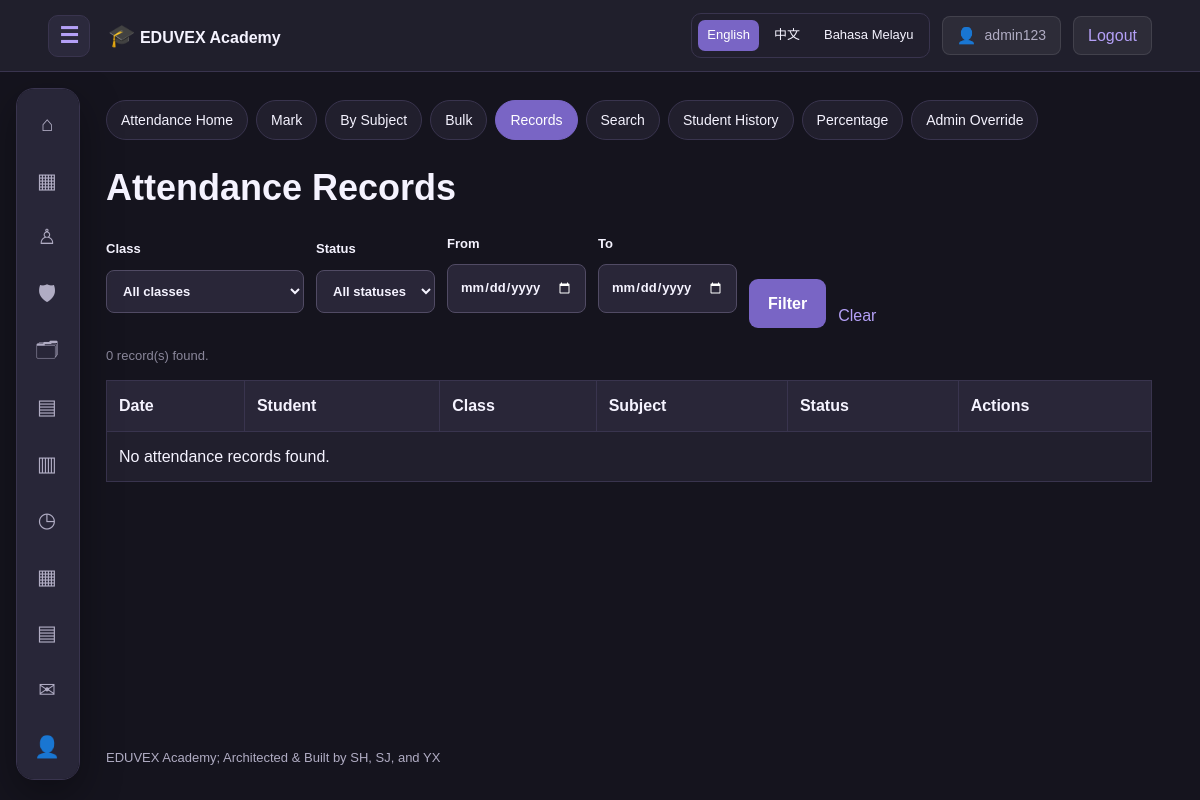
The page /attendance/view_attendance.php (signed in) on the database as committed earlier.
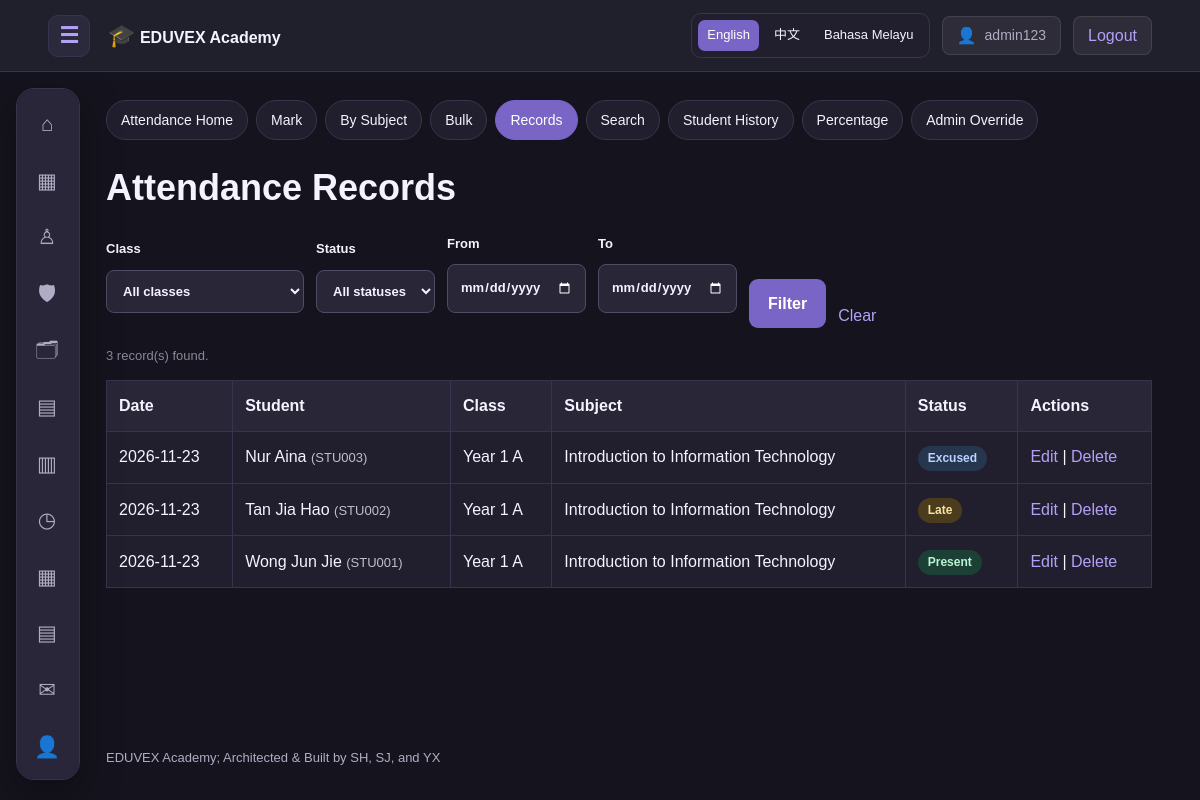
The same page on the database as committed later.
### tables this page shows
CREATE TABLE IF NOT EXISTS attendance_records (
    attendance_id VARCHAR(12) PRIMARY KEY,
    student_id VARCHAR(12) NOT NULL,
    class_id VARCHAR(12) NOT NULL,
    `date` DATE NOT NULL,

    status ENUM(
        'Present',
        'Absent',
        'Late',
        'Excused'
    ) NOT NULL,

    schedule_id VARCHAR(12),
    marked_by_staff_id VARCHAR(12),
    marked_at TIMESTAMP DEFAULT CURRENT_TIMESTAMP,

    UNIQUE KEY uq_student_class_date (
        student_id,
        class_id,
        `date`
    ),

    INDEX idx_attendance_date (`date`)
);

CREATE TABLE IF NOT EXISTS students (
    student_id VARCHAR(12) PRIMARY KEY,
    student_name VARCHAR(120) NOT NULL,
    student_email VARCHAR(180) UNIQUE,
    student_phone_number VARCHAR(30),
    student_class VARCHAR(12)
);

CREATE TABLE IF NOT EXISTS classes (
    class_id VARCHAR(12) PRIMARY KEY,
    grade_level VARCHAR(60),
    section VARCHAR(30),
    academic_year SMALLINT,
    class_teacher_id VARCHAR(12)
);

CREATE TABLE IF NOT EXISTS subjects (
    subject_id VARCHAR(12) PRIMARY KEY,
    subject_name VARCHAR(180) NOT NULL,
    subject_code VARCHAR(30) UNIQUE,
    department VARCHAR(120)
);

### includes/functions.php (called while the page is built, shortened)
<?php
function h(mixed $value): string {
    return htmlspecialchars(
        (string)($value ?? ''),
        ENT_QUOTES | ENT_SUBSTITUTE,
        'UTF-8'
    );
}
function url(string $path = ''): string {
    return BASE_URL . '/' . ltrim($path, '/');
}
function me(): array {
    return [
        'id' => $_SESSION['user_id'] ?? null,
        'username' => $_SESSION['username'] ?? '',
        'role' => $_SESSION['role'] ?? ''
    ];
}

### includes/lang.php (called while the page is built, shortened)
<?php
require_once __DIR__ . '/functions.php';
function lang_current(): string
{
    $code = (string) ($_SESSION['lang'] ?? 'en');
    return isset(LANG_NAMES[$code]) ? $code : 'en';
}

### attendance/view_attendance.php (the view, shortened to what the changed rows need)
<?php
require_once __DIR__ . '/../includes/attendance_module.php';
$filters = am_filters_from_get();
$filters['q'] = '';
$page = max(1, (int) ($_GET['page'] ?? 1));
$total = am_records_count($pdo, $filters);
$rows = am_records($pdo, $filters, AM_PAGE_SIZE, ($page - 1) * AM_PAGE_SIZE);
$canManage = !am_is_student();
$pageTitle = am_is_student() ? 'My Attendance Records' : 'Attendance Records';
require __DIR__ . '/../includes/header.php';
am_nav('view');
?>
<h1><?= h($pageTitle) ?></h1>
<form method="get" class="am-filters">
    <label>Class <?= am_class_select($pdo, 'class_id', $filters['class_id'], true) ?></label>
    <label>Status <?= am_status_select('status', $filters['status'], true) ?></label>
    <label>From
    </label>
    <label>To
    </label>
    <button type="submit">Filter</button>
    <a href="view_attendance.php">Clear</a>
</form>
<p class="am-note"><?= (int) $total ?> record(s) found.</p>
<div class="table-wrap">
<table>
    <thead>
        <tr>
            <th>Date</th>
            <th>Student</th>
            <th>Class</th>
            <th>Subject</th>
            <th>Status</th>
            <?php if ($canManage): ?><th>Actions</th><?php endif; ?>
        </tr>
    </thead>
    <tbody>
    <?php if (!$rows): ?>
        <tr><td colspan="<?= $canManage ? 6 : 5 ?>">No attendance records found.</td></tr>
    <?php endif; ?>
    <?php foreach ($rows as $r): ?>
        <tr>
            <td><?= h($r['date']) ?></td>
            <td><?= h($r['student_name']) ?>
                <span class="am-note">(<?= h($r['student_id']) ?>)</span></td>
            <td><?= h($r['grade_level'] . ' ' . $r['section']) ?></td>
            <td><?= h($r['subject_name'] ?? '-') ?></td>
            <td><?= am_badge($r['status']) ?></td>
            <?php if ($canManage): ?>
            <td>
                <a href="<?= h(url('attendance/edit_attendance.php?id=' . urlencode($r['attendance_id']))) ?>">Edit</a>
                |
                <a href="<?= h(url('attendance/delete_attendance.php?id=' . urlencode($r['attendance_id']))) ?>">Delete</a>
            </td>
            <?php endif; ?>
        </tr>
    <?php endforeach; ?>
    </tbody>
</table>
</div>
<?php require __DIR__ . '/../includes/footer.php'; ?>

### includes/floating_nav.php (shortened to what the changed rows need)
<?php
require_once __DIR__ . '/functions.php';
$role = logged_in() ? (string) me()['role'] : '';
$dashboard = match ($role) {
    'admin'   => 'admin/dashboard.php',
    'staff'   => 'tutor/dashboard.php',
    'student' => 'student/dashboard.php',
    default   => 'auth/login.php'
};
$items = [
    ['Home', 'index.php', '⌂'],
    ['Dashboard', $dashboard, '▦']
];
if ($role === 'admin' || $role === 'staff') {
    $items[] = [
        'Students',
        'student_management/index.php',
        '♙'
    ];
    if ($role === 'admin') {
        $items[] = [
            'Admin Management',
            'admin_management/index.php',
            '🛡'
        ];
        $items[] = [
            'Tutor Management',
            'tutor_management/index.php',
            '🗂'
        ];
    }
    $items[] = [
        'Classes',
        'class_management/index.php',
        '▤'
    ];
    $items[] = [
        'Subjects',
        'class_management/subjects.php',
        '▥'
    ];
    $items[] = [
        'Timetable',
        'class_management/timetable.php',
        '◷'
    ];
}
if ($role === 'admin') {
    $items[] = [
        'Attendance Overview',
        'admin/attendance.php',
        '▦'
    ];
        $items[] = [
        'Attendance Records',
        'attendance/index.php',
        '▤'
    ];
}
if ($role === 'admin' || $role === 'staff' || $role === 'student') {
    $items[] = [
        'Leave',
        'leave/index.php',
        '✉'
    ];
}
if ($role === 'admin') {
    $items[] = ['My Profile', 'admin/profile.php', '👤'];
} elseif ($role === 'staff') {
    $items[] = ['My Profile', 'tutor/profile.php', '👤'];
} elseif ($role === 'student') {
    $items[] = ['My Profile', 'student_management/view_student.php?id=' . urlencode(me()['student_id'] ?? ''), '👤'];
}
$items[] = [
    $role ? 'Logout' : 'Sign In',
    $role ? 'auth/logout.php' : 'auth/login.php',
    $role ? '↪' : '→'
];
$currentPath = parse_url(
    $_SERVER['REQUEST_URI'] ?? '',
    PHP_URL_PATH
) ?: '';
?>
<aside
    class="floating-nav"
    id="floating-navigation"
    aria-label="Main navigation"
    data-floating-nav>
    <nav class="floating-nav-links">
        <?php foreach ($items as [$label, $path, $symbol]): ?>
            <?php
            $targetPath = parse_url(
                url($path),
                PHP_URL_PATH
            ) ?: '';
            $isActive = (
                $currentPath === $targetPath
                && !in_array(
                    $label,
                    [
                        'Logout',
                        'Sign In',
                        'Features',
                        'About'
                    ],
                    true
                )
            );
            ?>
            <a
                class="float-link<?= $isActive ? ' active' : '' ?>"
                href="<?= h(url($path)) ?>"
                title="<?= h($label) ?>"
                <?= $isActive ? 'aria-current="page"' : '' ?>>
                <span
                    class="float-icon"
                    aria-hidden="true">
                    <?= h($symbol) ?>
                </span>
            </a>
        <?php endforeach; ?>
    </nav>
</aside>

### includes/attendance_module.php (shortened to what the changed rows need)
<?php
function am_role(): string
{
    return (string) (me()['role'] ?? '');
}
function am_is_admin(): bool
{
    return am_role() === 'admin';
}
function am_is_staff(): bool
{
    return am_role() === 'staff';
}
function am_is_student(): bool
{
    return am_role() === 'student';
}
function am_parse_date(?string $text): ?string
{
    $text = trim((string) $text);
    $d = DateTime::createFromFormat('!Y-m-d', $text);
    if (!$d || $d->format('Y-m-d') !== $text) {
        return null;
    }
    return $text;
}
function am_where(PDO $pdo, array $f): array
{
    $where = [];
    $params = [];
    return [$where ? implode(' AND ', $where) : '1 = 1', $params];
}
function am_records(PDO $pdo, array $f, int $limit = 0, int $offset = 0): array
{
    [$where, $params] = am_where($pdo, $f);
    $sql = 'SELECT a.attendance_id, a.student_id, a.class_id, a.`date`,
                   a.status, a.schedule_id, a.marked_at,
                   s.student_name, c.grade_level, c.section,
                   c.academic_year, sub.subject_name'
        . AM_FROM
        . " WHERE $where
            ORDER BY a.`date` DESC, c.grade_level, c.section,
                     s.student_name";
    if ($limit > 0) {
        $sql .= ' LIMIT ' . (int) $limit . ' OFFSET ' . (int) $offset;
    }
    $stmt = $pdo->prepare($sql);
    $stmt->execute($params);
    return $stmt->fetchAll();
}
function am_records_count(PDO $pdo, array $f): int
{
    [$where, $params] = am_where($pdo, $f);
    $stmt = $pdo->prepare('SELECT COUNT(*)' . AM_FROM . " WHERE $where");
    $stmt->execute($params);
    return (int) $stmt->fetchColumn();
}
function am_badge(string $status): string
{
    return '<span class="am-badge am-' . h(strtolower($status)) . '">'
        . h($status) . '</span>';
}
function am_nav(string $active = ''): void
{
    $links = [];
    if (am_is_student()) {
        $links = [
            'index'      => ['index.php', 'Attendance Home'],
            'view'       => ['view_attendance.php', 'My Records'],
            'search'     => ['search_attendance.php', 'Search'],
            'history'    => ['attendance_history.php', 'My History'],
            'percentage' => ['attendance_percentage.php', 'My Percentage'],
        ];
    } else {
        $links = [
            'index'      => ['index.php', 'Attendance Home'],
            'mark'       => ['mark_attendance.php', 'Mark'],
            'subject'    => ['subject_attendance.php', 'By Subject'],
            'bulk'       => ['bulk_attendance.php', 'Bulk'],
            'view'       => ['view_attendance.php', 'Records'],
            'search'     => ['search_attendance.php', 'Search'],
            'history'    => ['attendance_history.php', 'Student History'],
            'percentage' => ['attendance_percentage.php', 'Percentage'],
        ];
        if (am_is_admin()) {
            $links['override'] = ['attendance_override.php', 'Admin Override'];
        }
    }
    echo '<link rel="stylesheet" href="'
        . h(url('assets/css/attendance_module.css')) . '">';
    echo '<nav class="am-nav" aria-label="Attendance recording">';
    foreach ($links as $key => [$file, $label]) {
        echo '<a href="' . h(url('attendance/' . $file)) . '"'
            . ($key === $active ? ' class="active"' : '') . '>'
            . h($label) . '</a>';
    }
    echo '</nav>';
}
function am_filters_from_get(): array
{
    $from = am_parse_date($_GET['date_from'] ?? '');
    $to = am_parse_date($_GET['date_to'] ?? '');
    $status = (string) ($_GET['status'] ?? '');
    return [
        'class_id'   => trim((string) ($_GET['class_id'] ?? '')),
        'student_id' => trim((string) ($_GET['student_id'] ?? '')),
        'status'     => in_array($status, AM_STATUSES, true) ? $status : '',
        'date_from'  => $from ?? '',
        'date_to'    => $to ?? '',
        'q'          => trim((string) ($_GET['q'] ?? '')),
    ];
}
    ?>

### includes/site_language.php (shortened to what the changed rows need)
<?php
require_once __DIR__ . '/lang.php';
function site_language_widget(): string
{
    $current = lang_current();
    $target = SITE_TRANSLATE_CODES[$current] ?? '';
    $html = '<style>
        .site-lang { position: fixed; right: 14px; top: 12px; z-index: 9999;
            display: flex; gap: 6px; padding: 6px; border-radius: 10px;
            background: var(--surface, #1b1f2a);
            border: 1px solid var(--line, #3a4052); }
        .site-lang a { padding: 5px 9px; border-radius: 7px; font-size: 13px;
            color: var(--text, #ffffff); text-decoration: none; }
        .site-lang a.active { background: var(--accent-dark, #2563eb); color: #ffffff; }
                .site-lang.in-header { position: static; }
        #google_translate_element, iframe.skiptranslate,
        .goog-te-banner-frame { display: none !important; }
        body { top: 0 !important; }
    </style>';
    $html .= '<div class="site-lang notranslate" translate="no" aria-label="Language">';
    foreach (LANG_NAMES as $code => $name) {
        $query = $_GET;
        $query['lang'] = $code;
        $html .= '<a href="?' . h(http_build_query($query)) . '"'
            . ($code === $current ? ' class="active" aria-current="true"' : '')
            . '>' . h($name) . '</a>';
    }
    $html .= '</div><div id="google_translate_element"></div>';
    $html .= '<script>
(function () {
    var box = document.querySelector(".header-actions");
    var bar = document.querySelector(".site-lang");
    if (box && bar) {                   // sit inside the navbar, before Profile
        box.insertBefore(bar, box.firstChild);
        bar.classList.add("in-header");
    }
    var target = ' . json_encode($target) . ';
    var expire = "; expires=Thu, 01 Jan 1970 00:00:00 GMT; path=/";
    if (!target) {                      // English: no translation
        document.cookie = "googtrans=" + expire;
        return;
    }
    document.cookie = "googtrans=/en/" + target + "; path=/";
    window.googleTranslateElementInit = function () {
        new google.translate.TranslateElement({
            pageLanguage: "en",
            includedLanguages: "en,zh-CN,ms",
            autoDisplay: false
        }, "google_translate_element");
    };
    var s = document.createElement("script");
    s.src = "https://translate.google.com/translate_a/element.js?cb=googleTranslateElementInit";
    document.body.appendChild(s);
})();
</script>';
    return $html;
}

Rows that differ between the two databases and show on the page:
added attendance_records: date "2026-11-23", student.student_name "Nur Aina", student "STU003", class.section "Year 1 A", subjects.subject_name "Introduction to Information Technology", status "Excused"
added attendance_records: date "2026-11-23", student.student_name "Tan Jia Hao", student "STU002", class.section "Year 1 A", subjects.subject_name "Introduction to Information Technology", status "Late"
added attendance_records: date "2026-11-23", student.student_name "Wong Jun Jie", student "STU001", class.section "Year 1 A", subjects.subject_name "Introduction to Information Technology", status "Present"
Other text that changed with them:
$total: "0" → "3"
text no longer shown: "No attendance records found."
